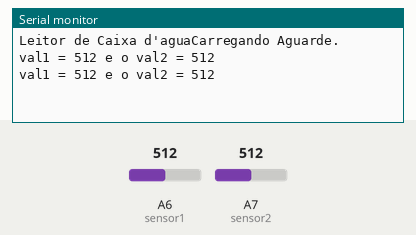
Bench run of a sketch on a simulated Arduino Nano, built with avr-gcc and run on an emulated ATmega328P. Parts: the last lines printed to the serial monitor. Inputs (shaded band) come from the test bench; at power-on: A6 (sensor1) = 512, A7 (sensor2) = 512.

Above: at 1.7 s.
1.8 s: A6 (sensor1) set to 716
At 3.1 s:
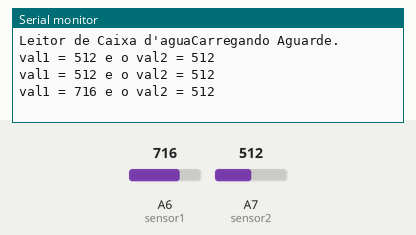
3.3 s: A7 (sensor2) set to 716
At 3.9 s:
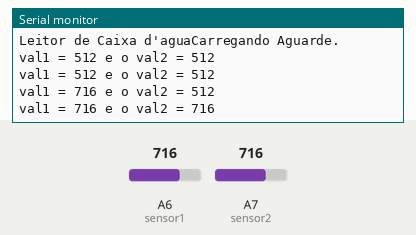
4.8 s: A6 (sensor1) set to 900
At 6.1 s:
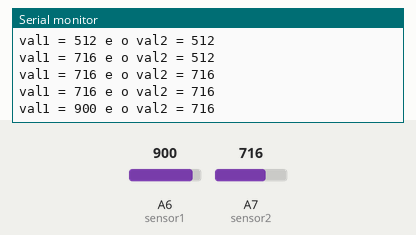
6.3 s: A7 (sensor2) set to 900
At 7.3 s:
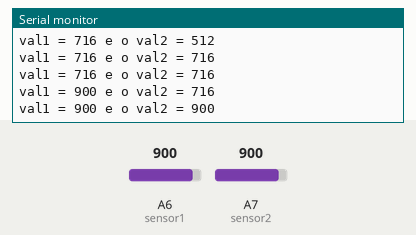
Timing chart, 0 to 8.8 s (numbered marks = the images above; inputs shaded):
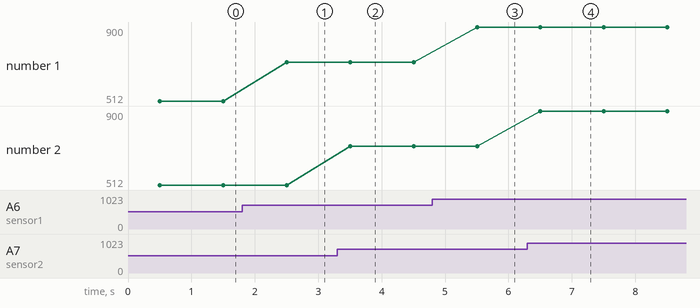

The sketch:

Sensor_de_caixa_dagua2.ino
```cpp
#define sensor1 A6
#define sensor2 A7
int val1;
int val2;
void setup() {

  pinMode (sensor1, INPUT);
  pinMode (sensor2, INPUT);

  Serial.begin (9600);
  Serial.print ("Leitor de Caixa d'agua");
  Serial.println ("Carregando Aguarde.");
  delay(500);
}

void loop() {

  val1 = analogRead(sensor1);
  val2 = analogRead(sensor2);

  Serial.print ("val1 = ");
  Serial.print (val1);
  Serial.print (" e o val2 = ");
  Serial.println (val2);
  delay(1000);
}
```

Measured:
- after the input at 1.8 s, the serial monitor: prints a new line after 0.70 s (image 1)
- after the input at 3.3 s, the serial monitor: prints a new line after 0.20 s (image 2)
- after the input at 4.8 s, the serial monitor: prints a new line after 0.70 s (image 3)
- after the input at 6.3 s, the serial monitor: prints a new line after 0.21 s (image 4)
- plotted number 1: 512 → 716 after the input at 1.8 s, 716 → 900 after the input at 4.8 s
